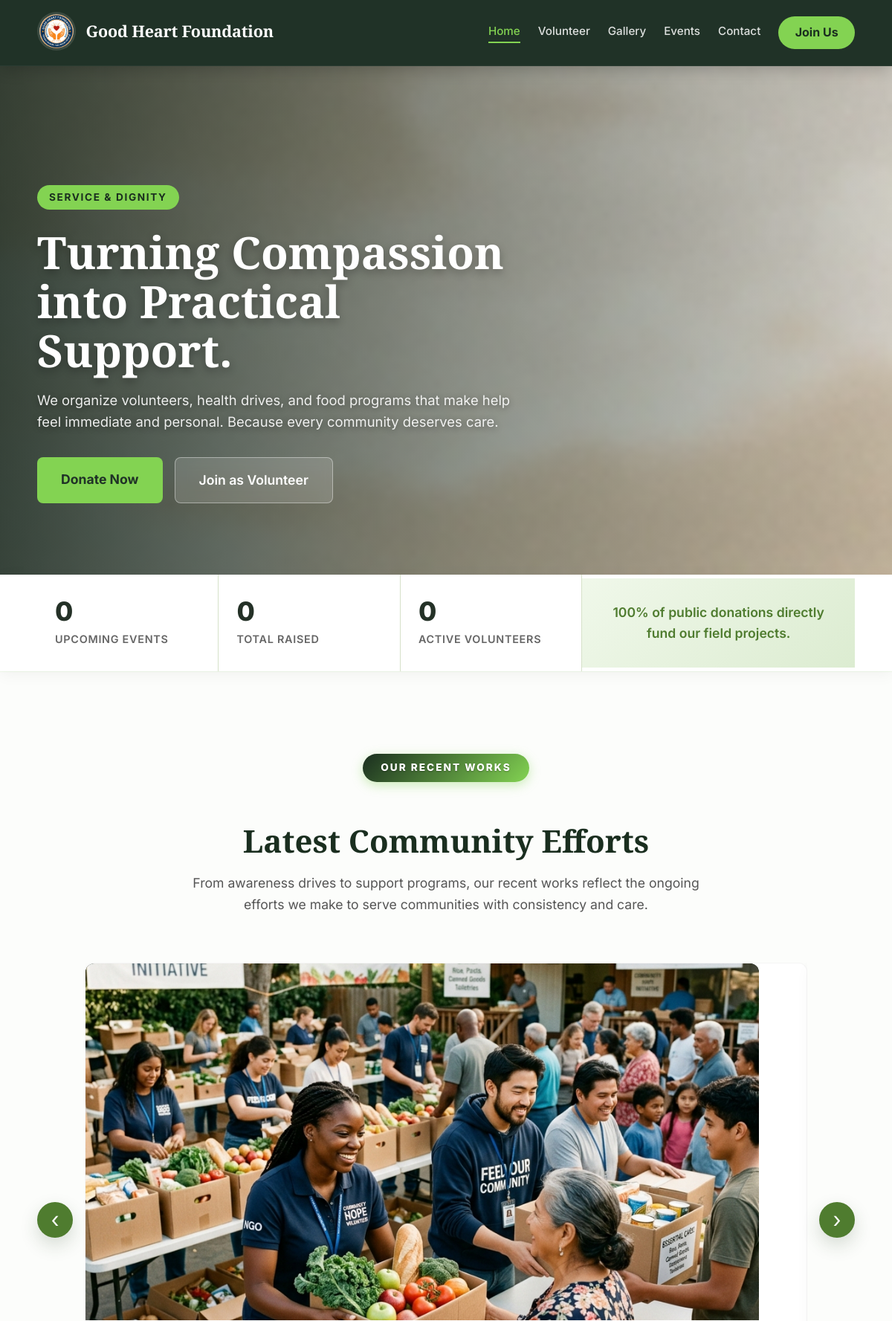
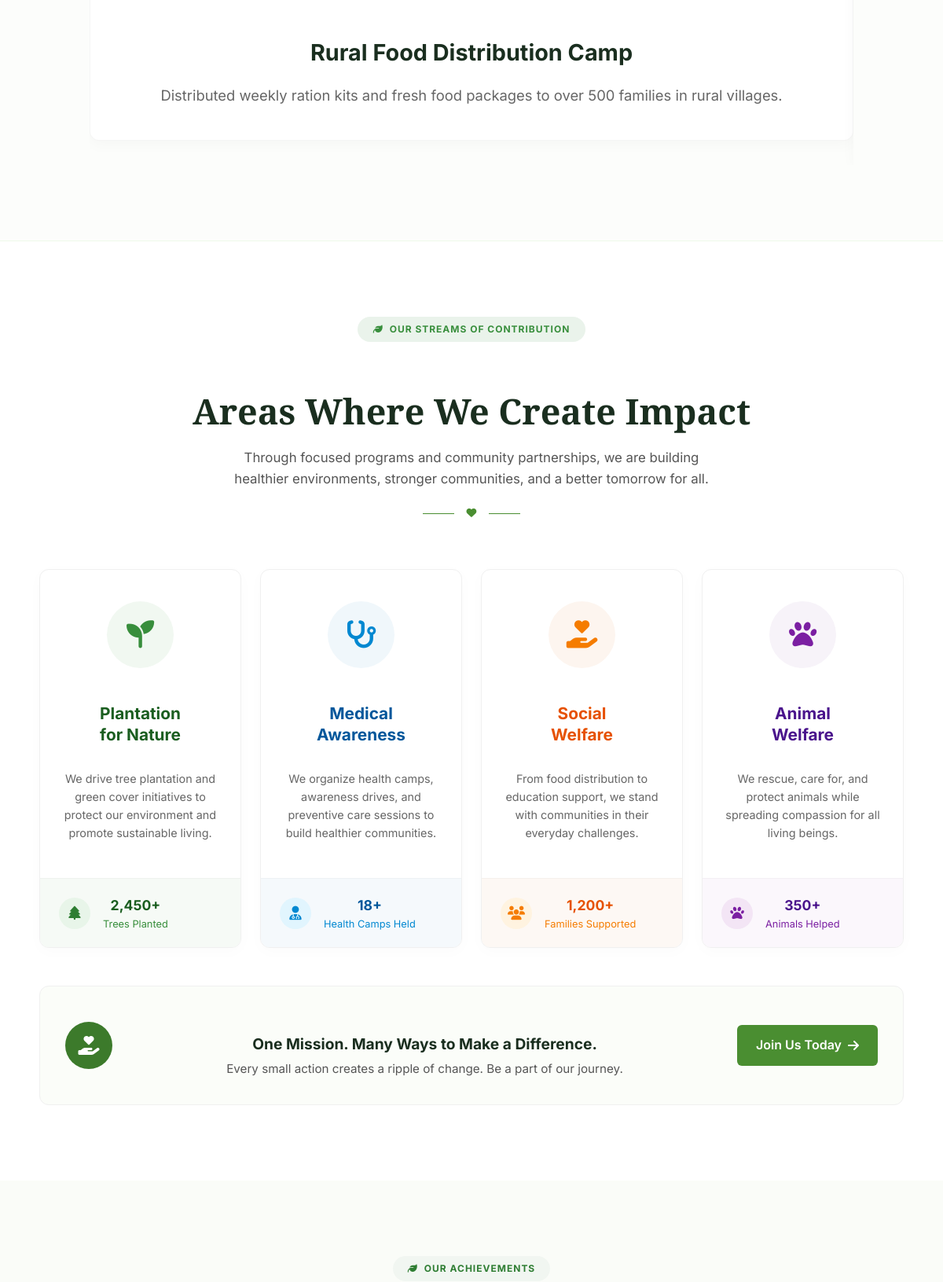
The page / (upper part) on the database its author committed (2 pictures, top to bottom).
### tables this page shows
CREATE TABLE recent_works (
                id INTEGER PRIMARY KEY AUTOINCREMENT,
                title TEXT NOT NULL,
                description TEXT NOT NULL,
                image_path TEXT NOT NULL,
                created_at TIMESTAMP DEFAULT CURRENT_TIMESTAMP
            );

### routes/user_routes.py (the view)
@user_bp.route("/")
def home():
    gallery_dir = os.path.join(
        os.path.dirname(os.path.dirname(__file__)),
        "static",
        "images",
        "gallery",
    )
    achievement_images = []
    allowed_extensions = {".png", ".jpg", ".jpeg", ".webp", ".gif"}
    if os.path.isdir(gallery_dir):
        for filename in sorted(os.listdir(gallery_dir)):
            _, extension = os.path.splitext(filename.lower())
            if extension in allowed_extensions:
                achievement_images.append(
                    {
                        "title": os.path.splitext(filename)[0].replace("_", " ").replace("-", " ").title(),
                        "image": f"images/gallery/{filename}",
                    }
                )
    today = date.today().isoformat()
    volunteer_row = fetch_one("SELECT COUNT(*) AS cnt FROM volunteers")
    volunteer_count = volunteer_row["cnt"] if volunteer_row else 0
    events_row = fetch_one(
        "SELECT COUNT(*) AS cnt FROM events WHERE event_date >= ?", (today,)
    )
    upcoming_events = events_row["cnt"] if events_row else 0
    funds_row = fetch_one("SELECT COALESCE(SUM(amount), 0) AS total FROM funds")
    total_raised = funds_row["total"] if funds_row else 0
    return render_template(
        "user/index.html",
        achievement_images=achievement_images,
        recent_works=get_all_recent_works(),
        volunteer_count=volunteer_count,
        upcoming_events=upcoming_events,
        total_raised=total_raised,
    )

### controllers/recent_work_controller.py (called while the page is built)
def get_all_recent_works():
    return get_recent_works()

### models/recent_work_model.py (called while the page is built)
def get_recent_works():
    return fetch_all("SELECT * FROM recent_works ORDER BY created_at DESC")

### utils/helpers.py (called while the page is built)
def get_db_connection(database_path=None):
    db_path = database_path or os.path.join(BASE_DIR, "database", "ngo.db")
    connection = sqlite3.connect(db_path)
    connection.row_factory = sqlite3.Row
    return connection

def fetch_all(query, params=()):
    connection = get_db_connection()
    try:
        rows = connection.execute(query, params).fetchall()
        return [dict(row) for row in rows]
    finally:
        connection.close()

def fetch_one(query, params=()):
    connection = get_db_connection()
    try:
        row = connection.execute(query, params).fetchone()
        return dict(row) if row else None
    finally:
        connection.close()

### templates/user/index.html (shortened to what this page needs)
{% extends "base.html" %}
{% block body %}
{% include "user/navbar.html" %}
<div class="home-page">
<section class="hero-premium" style="background-image: linear-gradient(to right, rgba(20, 35, 25, 0.85) 0%, rgba(20, 35, 25, 0.5) 50%, rgba(20, 35, 25, 0.2) 100%), url('{{ url_for('static', filename='images/hero_bg.png') }}');">
    <div class="container hero-premium__container">
        <div class="hero-premium__content">
            <span class="hero-premium__eyebrow">Service &amp; Dignity</span>
            <h1 class="hero-premium__headline">Turning Compassion into Practical Support.</h1>
            <p class="hero-premium__subhead">We organize volunteers, health drives, and food programs that make help feel immediate and personal. Because every community deserves care.</p>
            <div class="hero-premium__actions">
                <a class="button button-primary-large" href="#">Donate Now</a>
                <a class="button button-secondary-large" href="{{ url_for('volunteer.show_volunteer_form') }}">Join as Volunteer</a>
            </div>
        </div>
    </div>
</section>
<section class="impact-bar">
    <div class="container impact-bar__grid">
        <div class="impact-stat">
            <strong class="impact-stat__number counter-number" data-target="10">0</strong>
            <span class="impact-stat__label">Upcoming Events</span>
        </div>
        <div class="impact-stat">
            <strong class="impact-stat__number counter-number" data-prefix="&#8377;" data-target="177550">0</strong>
            <span class="impact-stat__label">Total Raised</span>
        </div>
        <div class="impact-stat">
            <strong class="impact-stat__number counter-number" data-target="16">0</strong>
            <span class="impact-stat__label">Active Volunteers</span>
        </div>
        <div class="impact-stat impact-stat--highlight">
            <p>100% of public donations directly fund our field projects.</p>
        </div>
    </div>
</section>
<section class="section-premium section-premium--alt">
    <div class="container">
        <div class="section-header-center">
            <p class="section-premium__eyebrow">Our Recent Works</p>
            <h2 class="section-premium__title">Latest Community Efforts</h2>
            <p class="section-premium__desc">From awareness drives to support programs, our recent works reflect the ongoing efforts we make to serve communities with consistency and care.</p>
        </div>
        {% if recent_works %}
        <div class="recent-works-carousel" data-recent-works-carousel>
            <button type="button" class="achievements-carousel__control" data-recent-work-prev aria-label="Previous recent work">&#8249;</button>
            <div class="achievements-carousel__viewport">
                <div class="achievements-carousel__track" data-recent-work-track>
                    {% for item in recent_works %}
                    <article class="achievements-carousel__slide recent-work-slide premium-feature-card" data-recent-work-slide>
                        <img src="{{ url_for('static', filename=item.image_path) }}" alt="{{ item.title }}" class="premium-feature-card__img" onerror="this.src='{{ url_for('static', filename='images/hero_bg.png') }}'">
                        <div class="premium-feature-card__content">
                            <h3>{{ item.title }}</h3>
                            <p>{{ item.description }}</p>
                        </div>
                    </article>
                    {% endfor %}
                </div>
            </div>
            <button type="button" class="achievements-carousel__control" data-recent-work-next aria-label="Next recent work">&#8250;</button>
        </div>
        {% else %}
        <div class="achievements-empty-state premium-feature-card">
            <p>Recent works posted by the admin will appear here as a carousel.</p>
        </div>
        {% endif %}
    </div>
</section>
<section class="impact-exact">
    <div class="container">
        <div class="impact-exact__header">
            <div class="impact-exact__badge">
                <i class="fa-solid fa-leaf"></i> OUR STREAMS OF CONTRIBUTION
            </div>
            <h2 class="impact-exact__title">Areas Where We Create Impact</h2>
            <p class="impact-exact__desc">Through focused programs and community partnerships, we are building healthier environments, stronger communities, and a better tomorrow for all.</p>
            <div class="impact-exact__divider">
                <span></span><i class="fa-solid fa-heart"></i><span></span>
            </div>
        </div>
        <div class="impact-exact__grid">
            <div class="impact-card card-green">
                <div class="impact-card__icon">
                    <div class="icon-circle">
                        <i class="fa-solid fa-seedling"></i>
                    </div>
                </div>
                <h3 class="impact-card__title">Plantation<br>for Nature</h3>
                <p class="impact-card__desc">We drive tree plantation and green cover initiatives to protect our environment and promote sustainable living.</p>
                <div class="impact-card__stats">
                    <div class="stat-icon"><i class="fa-solid fa-tree"></i></div>
                    <div class="stat-info">
                        <strong>2,450+</strong>
                        <span>Trees Planted</span>
                    </div>
                </div>
            </div>
            <div class="impact-card card-blue">
                <div class="impact-card__icon">
                    <div class="icon-circle">
                        <i class="fa-solid fa-stethoscope"></i>
                    </div>
                </div>
                <h3 class="impact-card__title">Medical<br>Awareness</h3>
                <p class="impact-card__desc">We organize health camps, awareness drives, and preventive care sessions to build healthier communities.</p>
                <div class="impact-card__stats">
                    <div class="stat-icon"><i class="fa-solid fa-user-doctor"></i></div>
                    <div class="stat-info">
                        <strong>18+</strong>
                        <span>Health Camps Held</span>
                    </div>
                </div>
            </div>
            <div class="impact-card card-orange">
                <div class="impact-card__icon">
                    <div class="icon-circle">
                        <i class="fa-solid fa-hand-holding-heart"></i>
                    </div>
                </div>
                <h3 class="impact-card__title">Social<br>Welfare</h3>
                <p class="impact-card__desc">From food distribution to education support, we stand with communities in their everyday challenges.</p>
                <div class="impact-card__stats">
                    <div class="stat-icon"><i class="fa-solid fa-users"></i></div>
                    <div class="stat-info">
                        <strong>1,200+</strong>
                        <span>Families Supported</span>
                    </div>
                </div>
            </div>
            <div class="impact-card card-purple">
                <div class="impact-card__icon">
                    <div class="icon-circle">
                        <i class="fa-solid fa-paw"></i>
                    </div>
                </div>
                <h3 class="impact-card__title">Animal<br>Welfare</h3>
                <p class="impact-card__desc">We rescue, care for, and protect animals while spreading compassion for all living beings.</p>
                <div class="impact-card__stats">
                    <div class="stat-icon"><i class="fa-solid fa-paw"></i></div>
                    <div class="stat-info">
                        <strong>350+</strong>
                        <span>Animals Helped</span>
                    </div>
                </div>
            </div>
        </div>
        <div class="impact-exact__banner">
            <div class="banner-icon"><i class="fa-solid fa-hand-holding-heart"></i></div>
            <div class="banner-text">
                <h4>One Mission. Many Ways to Make a Difference.</h4>
                <p>Every small action creates a ripple of change. Be a part of our journey.</p>
            </div>
            <a href="{{ url_for('volunteer.show_volunteer_form') }}" class="banner-btn">Join Us Today <i class="fa-solid fa-arrow-right"></i></a>
        </div>
    </div>
</section>
<section class="achieve-exact">
    <div class="container">
        <div class="achieve-exact__header">
            <div class="achieve-exact__badge">
                <i class="fa-solid fa-leaf"></i> OUR ACHIEVEMENTS
            </div>
        </div>
    </div>
</section>
</div>
{% endblock %}

### static/css/transition.css (style rules this page uses)
body[data-page-ready="true"] { opacity: 1; }

### rows shown on the page
recent_works: image_path (picture), title "Rural Food Distribution Camp", description "Distributed weekly ration kits and fresh food packages to over 500 families in rural villages."
